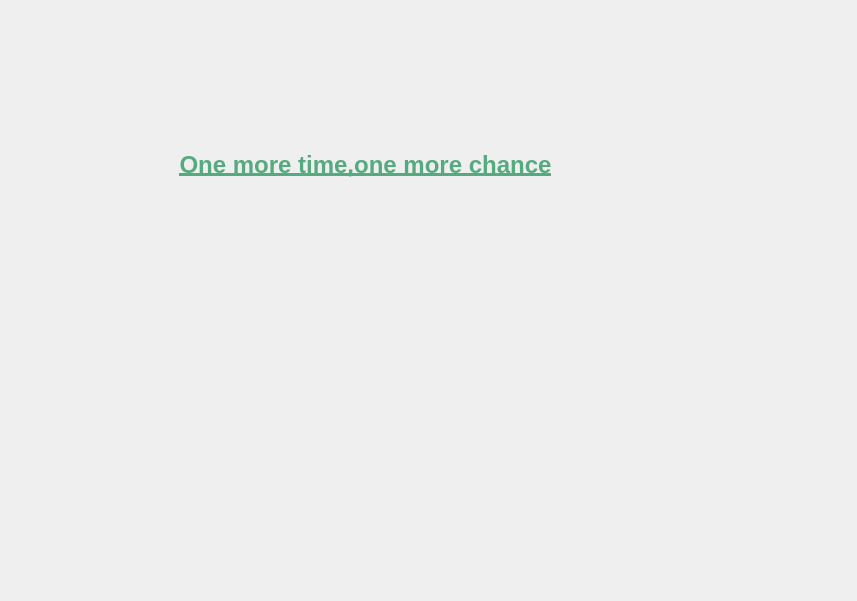
<?xml version="1.0" encoding="UTF-8"?>
<ui version="4.0">
 <class>MusicIntrductionUi</class>
 <widget class="QDialog" name="MusicIntrductionUi">
  <property name="geometry">
   <rect>
    <x>0</x>
    <y>0</y>
    <width>857</width>
    <height>601</height>
   </rect>
  </property>
  <property name="windowTitle">
   <string>Dialog</string>
  </property>
  <widget class="QLabel" name="label">
   <property name="geometry">
    <rect>
     <x>150</x>
     <y>140</y>
     <width>431</width>
     <height>51</height>
    </rect>
   </property>
   <property name="minimumSize">
    <size>
     <width>300</width>
     <height>50</height>
    </size>
   </property>
   <property name="text">
    <string>&lt;html&gt;&lt;head/&gt;&lt;body&gt;&lt;p align=&quot;center&quot;&gt;&lt;a href=&quot;http://music.163.com/#/song?id=540968&quot;&gt;&lt;span style=&quot; font-size:18pt; font-weight:600; text-decoration: underline; color:#55aa7f;&quot;&gt;One more time,one more chance&lt;/span&gt;&lt;/a&gt;&lt;/p&gt;&lt;/body&gt;&lt;/html&gt;</string>
   </property>
   <property name="openExternalLinks">
    <bool>true</bool>
   </property>
  </widget>
 </widget>
 <resources/>
 <connections/>
</ui>
